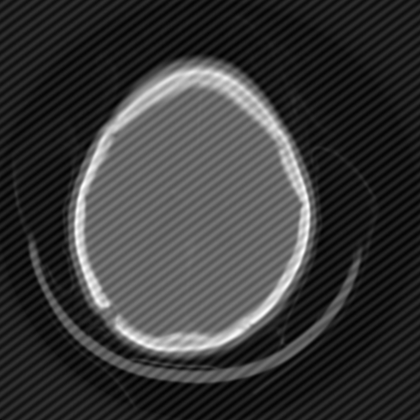
%> input picture color space and slice/interfere.pgm, 420 x 420 px, shrunk from 512 x 512 before the run
$ octave q1.m   (GNU Octave 9; MATLAB toolbox functions it lacks are replaced by stand-ins)
%> lines starting %> are read from the running program, lines starting %| are printed output that depends on the picture
image = imread('interfere.pgm');
%> image is the input picture: size 420x420 uint8; min 0, max 255, mean 56.9
[M,N] = size(image);
%> M = 420; N = 420
dft = fftshift(fft2(image));
centerx = 1+floor(M/2);
%> centerx = 211
centery = 1+floor(N/2);
%> centery = 211

s = log(1+abs(dft));
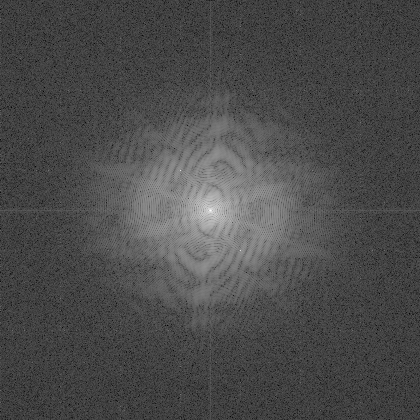
%> s: size 420x420 double; min 1.1, max 16.12, mean 5.57; drawn with min black and max white
mesh(s)
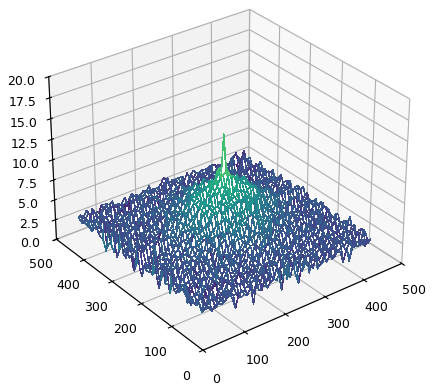
%> figure redrawn from the program's plot data
pad_s = zeros([M+2,N+2]);
pad_s(2:M+1,2:N+1) = s;
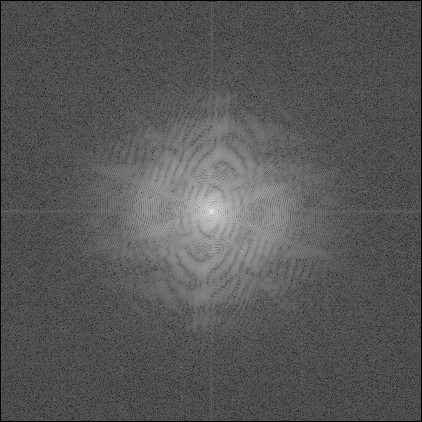
%> pad_s: size 422x422 double; min 0, max 16.12, mean 5.52; drawn with min black and max white
dif_s = zeros([M,N]);
for i = 1:M
    for j = 1:N
        dif_s(i,j)  = abs(pad_s(i,j+1) +pad_s(i+1,j)+pad_s(i+1,j+2)+pad_s(i+2,j+1)-4*pad_s(i+1,j+1));
    end
end
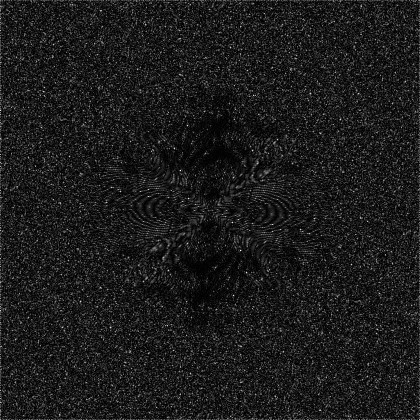
%> dif_s: size 420x420 double; min 1.35e-05, max 19.38, mean 2.13; drawn with min black and max white
location = find(dif_s==max(max(dif_s)));
%> location = [75771; 101051]
x1 = mod(location,N);
%> x1 = [171; 251]
y1 = ceil(location/M);
%> y1 = [181; 241]
x2 = centerx*2-x1;
%> x2 = [251; 171]
y2 = centery*2-y1;
%> y2 = [241; 181]
% dft(x1,y1) = (dft(x1+1,y1)+dft(x1-1,y1)+dft(x1,y1+1)+dft(x1,y1-1))/4;
% dft(x2,y2) = (dft(x2+1,y2)+dft(x2-1,y2)+dft(x2,y2+1)+dft(x2,y2-1))/4;
dft(x1,y1) = (sum(sum(dft(x1-1:x1+1,y1-1:y1+1)))-dft(x1,y1))/8;
dft(x2,y2) = (sum(sum(dft(x2-1:x2+1,y2-1:y2+1)))-dft(x2,y2))/8;
mesh(log(1+abs(dft)))
result = ifft2(dft);
imshow(uint8(result),[0,255])
%> (this line was passed over: imshow is not available in this run)
